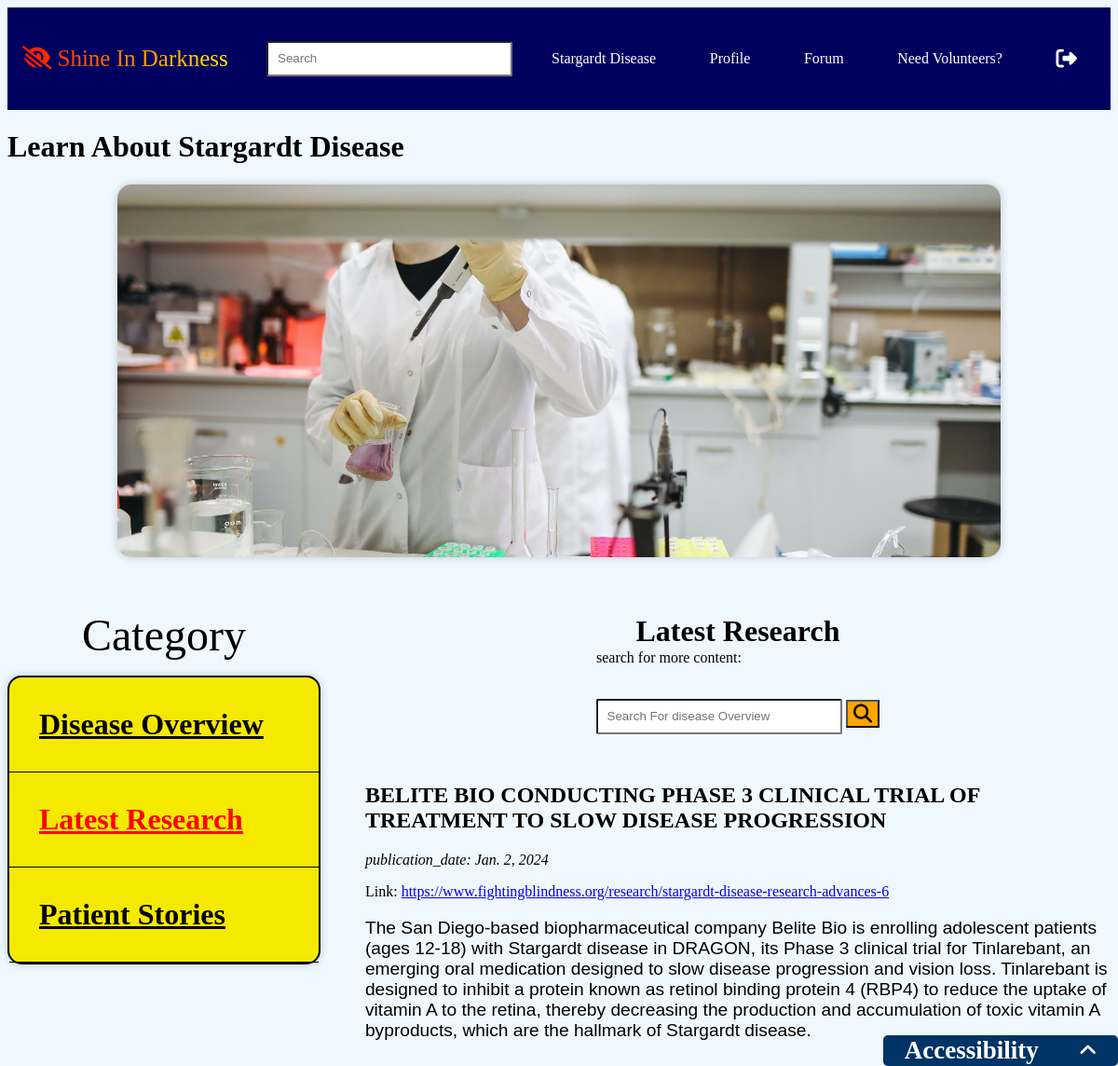
Page /latest_research/ (signed in) on the committed database.
### mysocialapp/models.py (models this page shows)
class ResearchUpdate(models.Model):
    title = models.CharField(max_length=200)
    summary = models.TextField()
    publication_date = models.DateField()
    link = models.URLField(null=True, blank=True)
    image = models.ImageField(null=True, blank=True)

### mysocialapp/views.py (the view)
# urls.py: path('latest_research/',login_required(login_url="../")(views.latestResearch),name='latest_reserach'),
def latestResearch(request):
    user = request.user
    appuser = get_object_or_404(AppUser, user=user)
    content_id = request.GET.get("contentId")
    content = None  # Initialize content variable
    if content_id:
        try:
            content = ResearchUpdate.objects.get(id=content_id)
        except ResearchUpdate.DoesNotExist:
            content = None
    else:
        content = ResearchUpdate.objects.first()
    return render(
        request,
        "screens/latest_research.html",
        {"content": content, "appuser": appuser},
    )

### mysocialapp/templates/screens/latest_research.html (shortened to what this page needs)
{% load bootstrap4 %}
{% load static %}
<html lang="en">
  <head>
    <link rel="stylesheet" href="../../static/css/css.css" />
    <link href="{% static 'fontawesomefree/css/fontawesome.css' %}" rel="stylesheet" type="text/css">
    <link href="{% static 'fontawesomefree/css/brands.css' %}" rel="stylesheet" type="text/css">
    <link href="{% static 'fontawesomefree/css/solid.css' %}" rel="stylesheet" type="text/css">
  </head>
  <body>
    <ul class="navbar">
      <li class="nav-logo"><i class="fas fa-low-vision"></i> Shine In Darkness</li>
      <div id="search_user">
        <input id="search_input" type="text" placeholder="Search" />
      </div>
      <li class="nav-item"><a href="../disease_overview">Stargardt Disease</a></li>
      <li class="nav-item"><a href="../profile">Profile</a></li>
      <li class="nav-item"><a href="../forum/">Forum</a></li>
      {% if appuser.group == 'patient' %}
      <li class="nav-item"><a href="../patient_volunteer_helps">Need Volunteers?</a></li>
      {% endif %}
      <li class="nav-item">
        <a href="../logout"
          ><i
            style="font-size: 140%; margin-right: 20px"
            class="fas fa-sign-out-alt"
          ></i
        ></a>
      </li>
    </ul>
   <h1 id="forum_page_title">Learn About Stargardt Disease</h1>
   <div id="page_banner">
     <img id="page_banner_image" style="object-fit:cover;" width="80%" src="../../static/assets/pexels-polina-tankilevitch-3735769.jpeg" alt="">
   </div>
   <div id="stargardt_info_page_main_body">
     <div id="side_nav_bar">
      <p style="font-size: 6vh;margin:2vh 10vh;" id="side_nav_bar_title">Category</p>
      <div id="side_nav_bar_content">
        <h1><a href="../disease_overview">Disease Overview</a></h1>
        <h1><a style="color: red;" href="">Latest Research</a></h1>
        <h1><a href="../patient_story">Patient Stories</a></h1>
      </div>
  </div>
  <div id="information_content_container">
    <h1>Latest Research</h1>
    <div style="position: relative;" id="search_user">
        <p style="position: absolute;top: -6vh;">search for more content:</p>
        <input style="position: relative;" id="disease_overview_search_input" type="text" placeholder="Search For disease Overview" />
        <button id="content_search" href=><i class="fas fa-search"></i></button>
    </div>
    {% if content %}
    <article>
                <h1>{{ content.title }}</h1>
                <p style="font-style: italic;">publication_date: {{content.publication_date}}</p>
                {% if content.link %}
                <span>Link: <a target="_blank" href="{{content.link}}">{{content.link}}</a></span>
                {% endif %}
                <div style="font-size: larger; font-family: Arial, Helvetica, sans-serif;">
                  {{ content.summary|safe|linebreaks }}
                </div>
    </article>
    {% else %}
    <h3 style="color:red">*Content Does Not Exist</h3>
    {% endif %}
</div>
</div>
    </body>
      <div id="accessibility">
    <div id="accessibility-top-section">
      <h2>Accessibility</h2>
      <i id="slideUp" class="fas fa-angle-up"></i>
    </div>
</div>
</html>

### mysocialapp/static/css/css.css (style rules this page uses)
body { background-color: aliceblue; }
ul.navbar { list-style-type: none; margin: 0; padding: 0; display: flex; height: 14%; width: 100%; justify-content: space-between; align-items: center; background-color: rgb(0, 0, 95); overflow: hidden; }
li.nav-item a { display: block; color: white; text-align: center; padding: 14px 16px; text-decoration: none; }
li.nav-logo { font-size: 25px; background: linear-gradient( to right, red,yellow); -webkit-text-fill-color: transparent; -webkit-background-clip: text; background-clip: text; text-align: center; padding: 14px 16px; text-decoration: none; }
#search_user > input { border-radius: 2px; padding: 0.8vw; width: 22vw; }
#page_banner { width: 100%; height: 50vh; display: flex; justify-content: center; margin-bottom: 5vh; }
#page_banner img { box-shadow: 0 0 10px rgba(0, 0, 0, 0.2); border-radius: 15px; }
#stargardt_info_page_main_body { display: flex; flex-direction: row; flex-wrap: nowrap; width: 100%; column-gap: 6vh; }
#side_nav_bar { position: -webkit-sticky; position: sticky; top: 10vh; width: fit-content; height: fit-content; }
#side_nav_bar_content { background-color: rgb(245, 233, 0); height:fit-content; box-shadow: 0 0 10px rgba(0, 0, 0, 0.2); border-radius: 15px; border: 2px solid black; }
#side_nav_bar h1 { padding: 4vh; border-bottom: 1px solid black; margin: 0; }
#side_nav_bar h1 a { color: black; }
#information_content_container { width: 70%; display: flex; flex-direction: column; flex-wrap: nowrap; align-items: center; row-gap: 4vh; }
#content_search { margin: 0; height: 30px; background-color: orange; }
#content_search i { font-size: 20px; color: black; margin: 0; }
#accessibility { background-color: #003366; color: white; padding: 1px; border-radius: 5px; width: 250px; position: fixed; bottom: 0; right: 0; font-size: large; }
#accessibility-top-section { display: flex; flex-direction: row; flex-wrap: nowrap; justify-content: space-around; align-items: center; }
#accessibility h2 { margin: 0; text-align: center; }
#accessibility i { font-size: larger; }

### rows in the picture
ResearchUpdate: title "BELITE BIO CONDUCTING PHASE 3 CLINICAL TRIAL OF TREATMENT TO SLOW DISEASE PROGRESSION", publication_date "Jan. 2, 2024", link "https://www.fightingblindness.org/research/stargardt-disease-research-advances-6", summary "The San Diego-based biopharmaceutical company Belite Bio is enrolling adolescent patients (ages 12-18) with Stargardt disease in DRAGON, its Phase 3 clinical trial for Tinlarebant, an emerging oral medication designed to slow disease progression and vision loss. Tinlarebant is designed to inhibit a protein known as retinol binding protein 4 (RBP4) to reduce the uptake of vitamin A to the retina, thereby decreasing the production and accumulation of toxic vitamin A byproducts, which are the hallmark of Stargardt disease."
